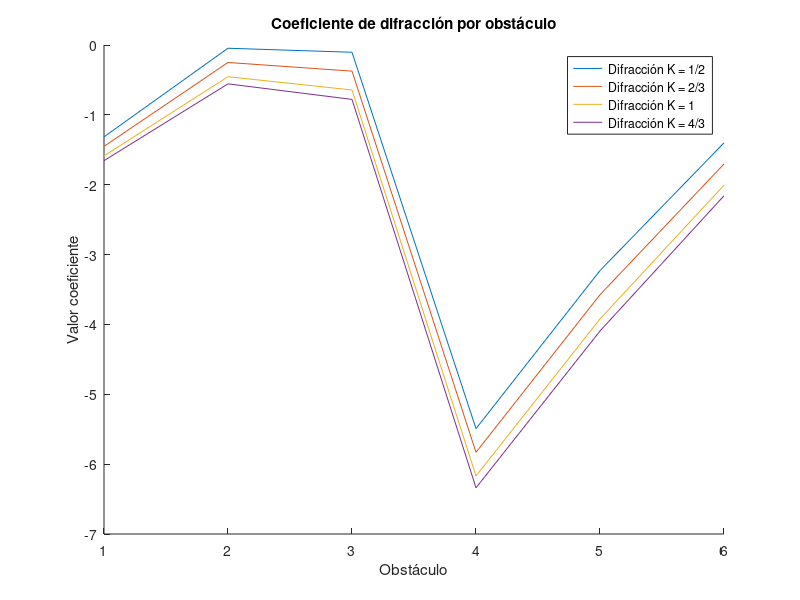

Recreate this plot in MATLAB.
clear;close all;clc;

f      = 5800e6;
c      = 3e8;
lambda = c/f;

% Alturas, distancia y radio en metros

d  = 20.09e3; %en Km
R0 = 6370e3;

e  = [797 800 803 799 735 760 788 805];
a  = [11 0 0 0 0 0 0  11];
d1 = [0 0.806e3 1.910e3 3.721e3 7.831e3 10.955e3 14.965e3 d];
d2 = d - d1;


K           = [0.5, 2/3 ,1, 4/3];
Re          = R0*K;
altura_rayo = ((e(end)+a(end)-e(1)-a(1))/d)*d1 + e(1)+a(1);
R1          = sqrt(lambda*d1.*d2/d); 

%Repito el código de Diego pero "K" es un vector, y por tanto "Re" tambien.

% -----------------------------------------------------------------------
% Esta parte elimina el primer y último elemento de los arrays, ya que se 
% corresponde con los valores de las torres y se obtienen valores que no se usan.
d1(:,1)   =[];
d1(:,end) =[];
e(:,1)    =[];
e(:,end)  =[];
R1(:,1)   =[];
R1(:,end) =[];
altura_rayo(:,1)   = [];
altura_rayo(:,end) = [];
% -----------------------------------------------------------------------
d2=d-d1;

obstaculo_mayor          = max(e);
posicion_obstaculo_mayor = find(e==obstaculo_mayor);

numero_iteraciones    = size(Re);
columnas              = size(d1);
flecha_iterada        = zeros(numero_iteraciones(2),columnas(2));
despejamiento_iterado = zeros(numero_iteraciones(2),columnas(2));
uve_iterado           = zeros(numero_iteraciones(2),columnas(2));
Ldif_iterado          = zeros(numero_iteraciones(2),columnas(2));
Ldiff_totales         = zeros(numero_iteraciones(2),columnas(2));
Ldif_sd               = zeros(1,numero_iteraciones(2));
uve_obstaculo_principal_y_subvano            = zeros(numero_iteraciones(2),3);
posicion_uve_menos_negativo_inferior_subvano = zeros(numero_iteraciones(2),3);

figure(1);title("Coeficiente de difracción por obstáculo");
for iteracion=1:numero_iteraciones(2)    
    flecha_iterada(iteracion,:)        = (d1.*d2)/(2*Re(iteracion));
    despejamiento_iterado(iteracion,:) =  e + flecha_iterada(iteracion,:) - altura_rayo;
    uve_iterado(iteracion,:)           = sqrt(2)*despejamiento_iterado(iteracion,:)./R1;

    Ldif_iterado(iteracion,:)          =  6.9 + 20*log10(sqrt((uve_iterado(iteracion,:)-0.1).^2 +1) + uve_iterado(iteracion,:)-0.1);
    
    uve_obstaculo_principal_y_subvano(iteracion,:)  = [uve_iterado(iteracion,posicion_obstaculo_mayor-1),uve_iterado(iteracion,posicion_obstaculo_mayor),uve_iterado(iteracion,posicion_obstaculo_mayor+1)];
    posicion_uve_menos_negativo_inferior_subvano    = find( (uve_iterado(iteracion,:))<(min(uve_obstaculo_principal_y_subvano(iteracion,:))), 1, 'last' );

    Ldif_sd(1,iteracion)      = Ldif_iterado(iteracion,posicion_uve_menos_negativo_inferior_subvano);
    Ldiff_sin_CN(iteracion,:) = Ldif_iterado(iteracion,:) + Ldif_sd(1,iteracion);
    
    hold on
    plot(uve_iterado(iteracion,:))
    xticks(1:6);
    hold off
    
end
ylabel("Valor coeficiente");xlabel("Obstáculo");
legend("Difracción K = 1/2","Difracción K = 2/3","Difracción K = 1","Difracción K = 4/3");
